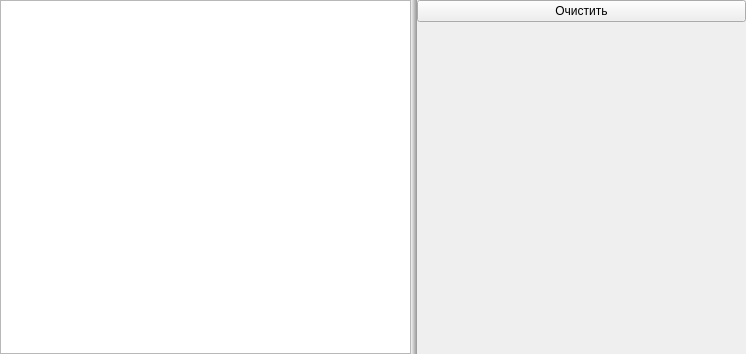
<?xml version="1.0" encoding="UTF-8"?>
<ui version="4.0">
 <class>TCPEchoLogsWidget</class>
 <widget class="QWidget" name="TCPEchoLogsWidget">
  <property name="geometry">
   <rect>
    <x>0</x>
    <y>0</y>
    <width>746</width>
    <height>354</height>
   </rect>
  </property>
  <property name="sizePolicy">
   <sizepolicy hsizetype="Minimum" vsizetype="Preferred">
    <horstretch>0</horstretch>
    <verstretch>0</verstretch>
   </sizepolicy>
  </property>
  <property name="windowTitle">
   <string>Form</string>
  </property>
  <property name="styleSheet">
   <string notr="true">QSplitter::handle:horizontal {
   width: 6px;
	background: qlineargradient(spread:pad, x1:0, y1:0, x2:1, y2:0, stop:0 rgb(242, 242, 242), stop:1 rgb(149, 150, 149))
}

QSplitter::handle:vertical {
    height: 6px;
	background: qlineargradient(spread:pad, x1:0, y1:1, x2:0, y2:0, stop:0 rgb(149, 150, 149), stop:1 rgb(242, 242, 242))
}</string>
  </property>
  <layout class="QVBoxLayout" name="verticalLayout_2">
   <property name="spacing">
    <number>3</number>
   </property>
   <property name="leftMargin">
    <number>0</number>
   </property>
   <property name="topMargin">
    <number>0</number>
   </property>
   <property name="rightMargin">
    <number>0</number>
   </property>
   <property name="bottomMargin">
    <number>0</number>
   </property>
   <item>
    <widget class="QWidget" name="widget_2" native="true">
     <layout class="QHBoxLayout" name="horizontalLayout">
      <property name="spacing">
       <number>3</number>
      </property>
      <property name="leftMargin">
       <number>0</number>
      </property>
      <property name="topMargin">
       <number>0</number>
      </property>
      <property name="rightMargin">
       <number>0</number>
      </property>
      <property name="bottomMargin">
       <number>0</number>
      </property>
      <item>
       <widget class="QSplitter" name="splitter">
        <property name="orientation">
         <enum>Qt::Horizontal</enum>
        </property>
        <widget class="QPlainTextEdit" name="ptLogs">
         <property name="sizeAdjustPolicy">
          <enum>QAbstractScrollArea::AdjustToContents</enum>
         </property>
        </widget>
        <widget class="QWidget" name="widget" native="true">
         <layout class="QVBoxLayout" name="verticalLayout">
          <item>
           <widget class="QPushButton" name="bClearLogs">
            <property name="sizePolicy">
             <sizepolicy hsizetype="Minimum" vsizetype="Fixed">
              <horstretch>0</horstretch>
              <verstretch>0</verstretch>
             </sizepolicy>
            </property>
            <property name="text">
             <string>Очистить</string>
            </property>
           </widget>
          </item>
          <item>
           <spacer name="verticalSpacer">
            <property name="orientation">
             <enum>Qt::Vertical</enum>
            </property>
            <property name="sizeHint" stdset="0">
             <size>
              <width>20</width>
              <height>40</height>
             </size>
            </property>
           </spacer>
          </item>
         </layout>
        </widget>
       </widget>
      </item>
     </layout>
    </widget>
   </item>
  </layout>
 </widget>
 <resources/>
 <connections/>
</ui>
